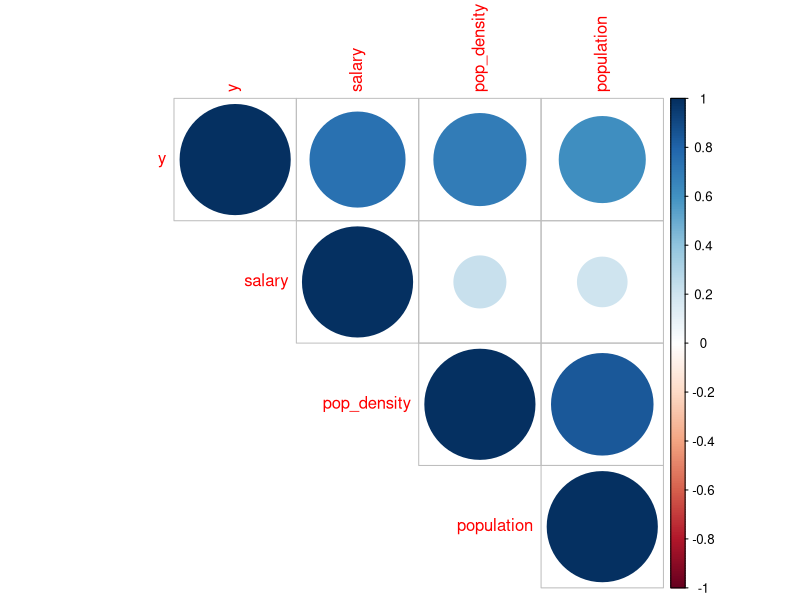
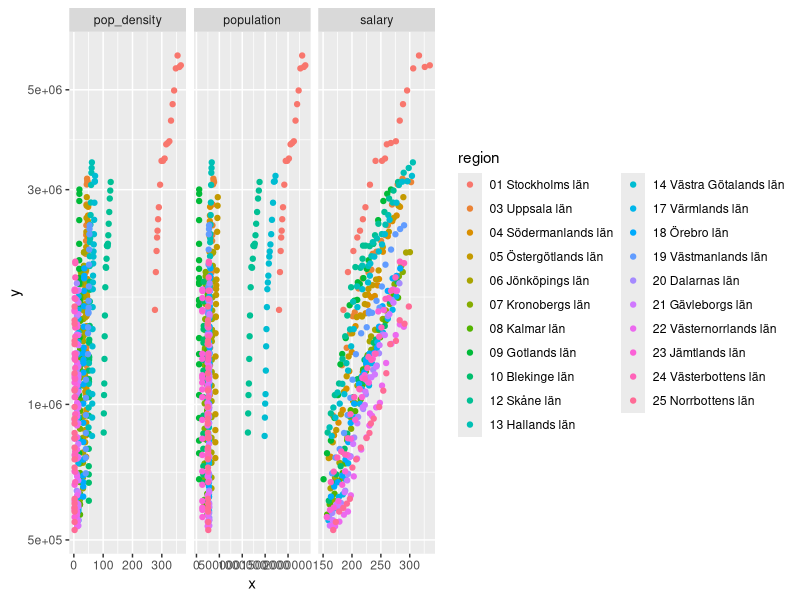
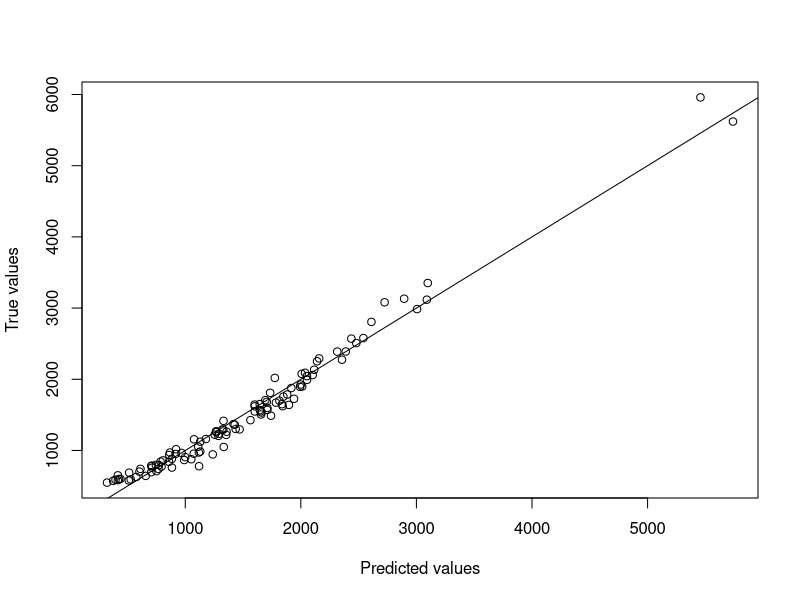

Write R code to recreate these figures, in order.
## ---- chunk 1
knitr::opts_chunk$set(echo = TRUE)
library(tidyverse)
library(knitr)
library(plm)
library(corrplot)
## ---- chunk 2
# read in and clean house price data
house_df <- read_csv("data/houseprices.csv",  locale = locale(encoding = "latin1"), col_types = cols())
house_df <- house_df %>%
  pivot_longer(-(1:2), names_to="year", values_to="y") %>%
  select(y, region, year)

# read in and clean salary data
salary_df <- read_csv("data/salary.csv", locale = locale(encoding = "latin1"), skip=2, col_types = cols())
salary_df <- salary_df %>%
  pivot_longer(-(1:4), names_to="year", values_to="salary") %>%
  select(salary, region, year)

# read in and clean population density data
popdensity_df <- read_csv("data/popdensity.csv", locale = locale(encoding = "latin1"), skip=2, col_types = cols()) 
popdensity_df <- popdensity_df %>%
  pivot_longer(-(1:2), names_to="year", values_to="pop_density") %>%
  select(pop_density, region, year)

# read in and clean population data
pop_df <- read_csv("data/population.csv", locale = locale(encoding = "latin1"), skip=2, col_types = cols()) 
pop_df <- pop_df %>%
  pivot_longer(-(1:2), names_to="year", values_to="population") %>%
  select(population, region, year)


#combine all data
df <- house_df %>% 
  inner_join(salary_df, by=c("year", "region")) %>%
  inner_join(popdensity_df, by=c("year", "region")) %>%
  inner_join(pop_df, by=c("year", "region"))

## ---- chunk 3
# Korrelationsplot 
corr_matrix <- cor(select(df, -region, -year))
corrplot(corr_matrix, type = "upper")
## ---- chunk 4
# pairwise plots
df %>%
  mutate(y = 1000*y) %>%
  select(-year) %>%
  group_by(region) %>%
  pivot_longer(-(1:2), values_to = "x") %>%
  ggplot(aes(x = x, y = y, color=region)) +
  geom_point() + scale_y_log10() +
  facet_wrap(~name, scales = "free_x")
## ---- chunk 5
# Ols regression
ols <- lm(y ~ salary + pop_density, data = df)
summary(ols)
## ---- chunk 6
# fixed effects using least squares dummy variable model
fixed.dum <- lm(y ~ salary + pop_density + factor(region) - 1, data = df)
summary(fixed.dum)
## ---- chunk 7
index <- sample(1:nrow(df), round(0.75 * nrow(df)))
train <- df[index, ]
test <- df[-index, ]

fixed_train <- lm(y ~ salary + pop_density + factor(region) - 1, data = train)
summary(fixed.dum)

pred.fix_lm <- predict(fixed_train, test)

### Plot Prediktion vs observerade värden
plot(pred.fix_lm, test$y, ylab="True values", xlab="Predicted values")
abline(0,1)
## ---- chunk 8
# fixed effects
fixed <- plm(y ~ salary + pop_density, data = df, index=c("region", "year"), model="within" )
summary(fixed)

fixef(fixed)

pFtest(fixed, ols)
## ---- chunk 9
# random effects
random <- plm(y ~ salary + pop_density, data = df, index=c("region", "year"), model="random" )
summary(random)


# Hausman test, fixed or random?
phtest(fixed, random)


# The p-value < 0.05 and we can therefore reject the null hypothesis that the random effects model is preferable over the fixed effects model.
